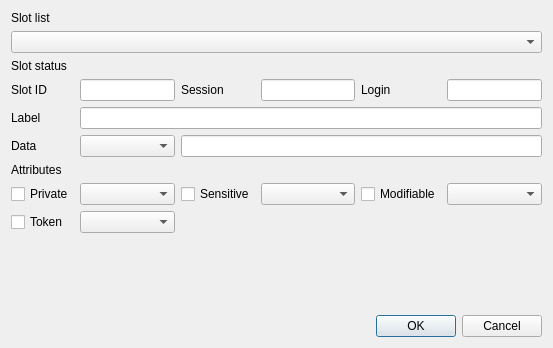
<?xml version="1.0" encoding="UTF-8"?>
<ui version="4.0">
 <class>CreateDataDlg</class>
 <widget class="QDialog" name="CreateDataDlg">
  <property name="geometry">
   <rect>
    <x>0</x>
    <y>0</y>
    <width>553</width>
    <height>348</height>
   </rect>
  </property>
  <property name="windowTitle">
   <string>Create data</string>
  </property>
  <layout class="QGridLayout" name="gridLayout">
   <item row="3" column="4">
    <widget class="QLabel" name="label_8">
     <property name="text">
      <string>Login</string>
     </property>
    </widget>
   </item>
   <item row="8" column="0">
    <widget class="QCheckBox" name="mTokenCheck">
     <property name="text">
      <string>Token</string>
     </property>
    </widget>
   </item>
   <item row="5" column="0">
    <widget class="QLabel" name="label_5">
     <property name="text">
      <string>Data</string>
     </property>
    </widget>
   </item>
   <item row="3" column="0">
    <widget class="QLabel" name="label_3">
     <property name="text">
      <string>Slot ID</string>
     </property>
    </widget>
   </item>
   <item row="3" column="3">
    <widget class="QLineEdit" name="mSessionText"/>
   </item>
   <item row="0" column="0">
    <widget class="QLabel" name="label">
     <property name="text">
      <string>Slot list</string>
     </property>
    </widget>
   </item>
   <item row="3" column="5">
    <widget class="QLineEdit" name="mLoginText"/>
   </item>
   <item row="2" column="0">
    <widget class="QLabel" name="label_2">
     <property name="text">
      <string>Slot status</string>
     </property>
    </widget>
   </item>
   <item row="3" column="1">
    <widget class="QLineEdit" name="mSlotIDText"/>
   </item>
   <item row="3" column="2">
    <widget class="QLabel" name="label_7">
     <property name="text">
      <string>Session</string>
     </property>
    </widget>
   </item>
   <item row="7" column="2">
    <widget class="QCheckBox" name="mSensitiveCheck">
     <property name="text">
      <string>Sensitive</string>
     </property>
    </widget>
   </item>
   <item row="10" column="3" colspan="3">
    <widget class="QDialogButtonBox" name="buttonBox">
     <property name="orientation">
      <enum>Qt::Horizontal</enum>
     </property>
     <property name="standardButtons">
      <set>QDialogButtonBox::Cancel|QDialogButtonBox::Ok</set>
     </property>
    </widget>
   </item>
   <item row="7" column="3">
    <widget class="QComboBox" name="mSensitiveCombo"/>
   </item>
   <item row="7" column="5">
    <widget class="QComboBox" name="mModifiableCombo"/>
   </item>
   <item row="6" column="0">
    <widget class="QLabel" name="label_6">
     <property name="text">
      <string>Attributes</string>
     </property>
    </widget>
   </item>
   <item row="7" column="1">
    <widget class="QComboBox" name="mPrivateCombo"/>
   </item>
   <item row="7" column="4">
    <widget class="QCheckBox" name="mModifiableCheck">
     <property name="text">
      <string>Modifiable</string>
     </property>
    </widget>
   </item>
   <item row="4" column="0">
    <widget class="QLabel" name="label_4">
     <property name="text">
      <string>Label</string>
     </property>
    </widget>
   </item>
   <item row="7" column="0">
    <widget class="QCheckBox" name="mPrivateCheck">
     <property name="text">
      <string>Private</string>
     </property>
    </widget>
   </item>
   <item row="8" column="1">
    <widget class="QComboBox" name="mTokenCombo"/>
   </item>
   <item row="9" column="1">
    <spacer name="verticalSpacer">
     <property name="orientation">
      <enum>Qt::Vertical</enum>
     </property>
     <property name="sizeHint" stdset="0">
      <size>
       <width>20</width>
       <height>40</height>
      </size>
     </property>
    </spacer>
   </item>
   <item row="1" column="0" colspan="6">
    <widget class="QComboBox" name="mSlotsCombo"/>
   </item>
   <item row="4" column="1" colspan="5">
    <widget class="QLineEdit" name="mLabelText"/>
   </item>
   <item row="5" column="1">
    <widget class="QComboBox" name="mDataCombo"/>
   </item>
   <item row="5" column="2" colspan="4">
    <widget class="QLineEdit" name="mDataText"/>
   </item>
  </layout>
 </widget>
 <resources/>
 <connections>
  <connection>
   <sender>buttonBox</sender>
   <signal>accepted()</signal>
   <receiver>CreateDataDlg</receiver>
   <slot>accept()</slot>
   <hints>
    <hint type="sourcelabel">
     <x>248</x>
     <y>254</y>
    </hint>
    <hint type="destinationlabel">
     <x>157</x>
     <y>274</y>
    </hint>
   </hints>
  </connection>
  <connection>
   <sender>buttonBox</sender>
   <signal>rejected()</signal>
   <receiver>CreateDataDlg</receiver>
   <slot>reject()</slot>
   <hints>
    <hint type="sourcelabel">
     <x>316</x>
     <y>260</y>
    </hint>
    <hint type="destinationlabel">
     <x>286</x>
     <y>274</y>
    </hint>
   </hints>
  </connection>
 </connections>
</ui>
